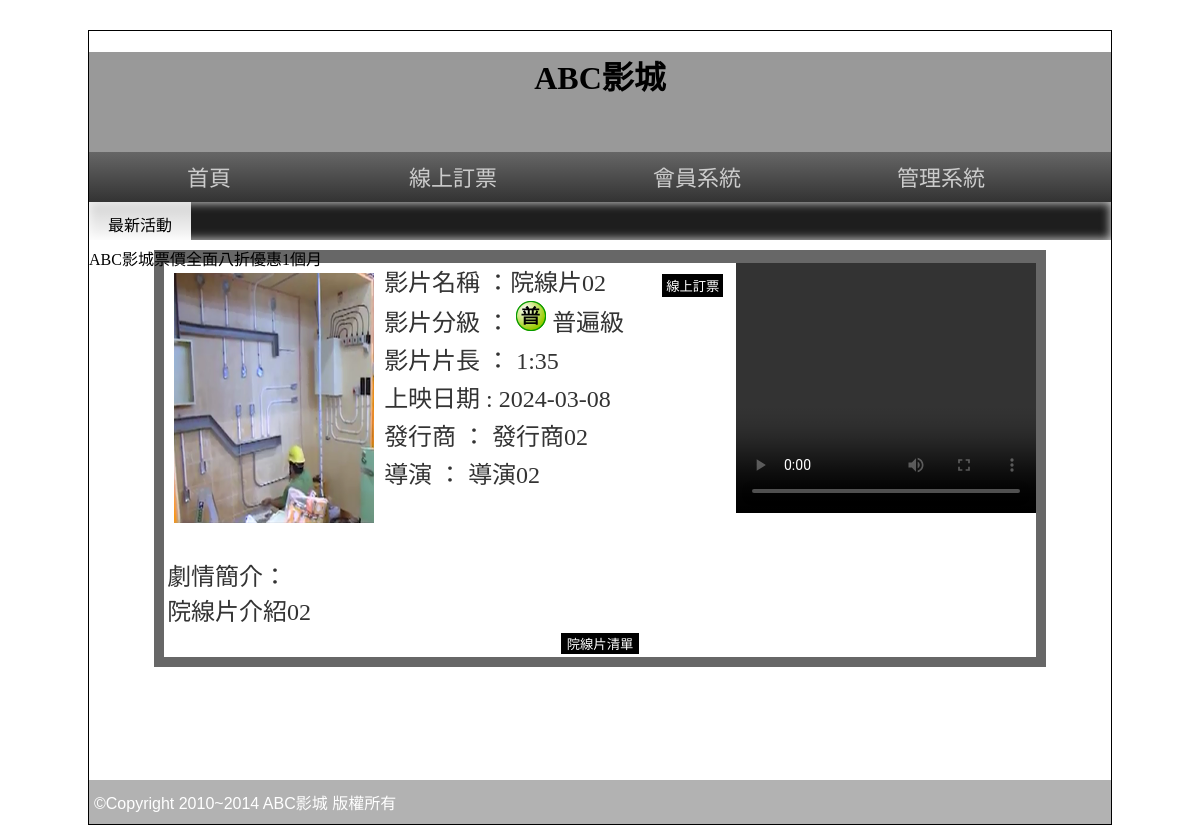
/?do=intro&id=2, run on an earlier commit of the app's database.
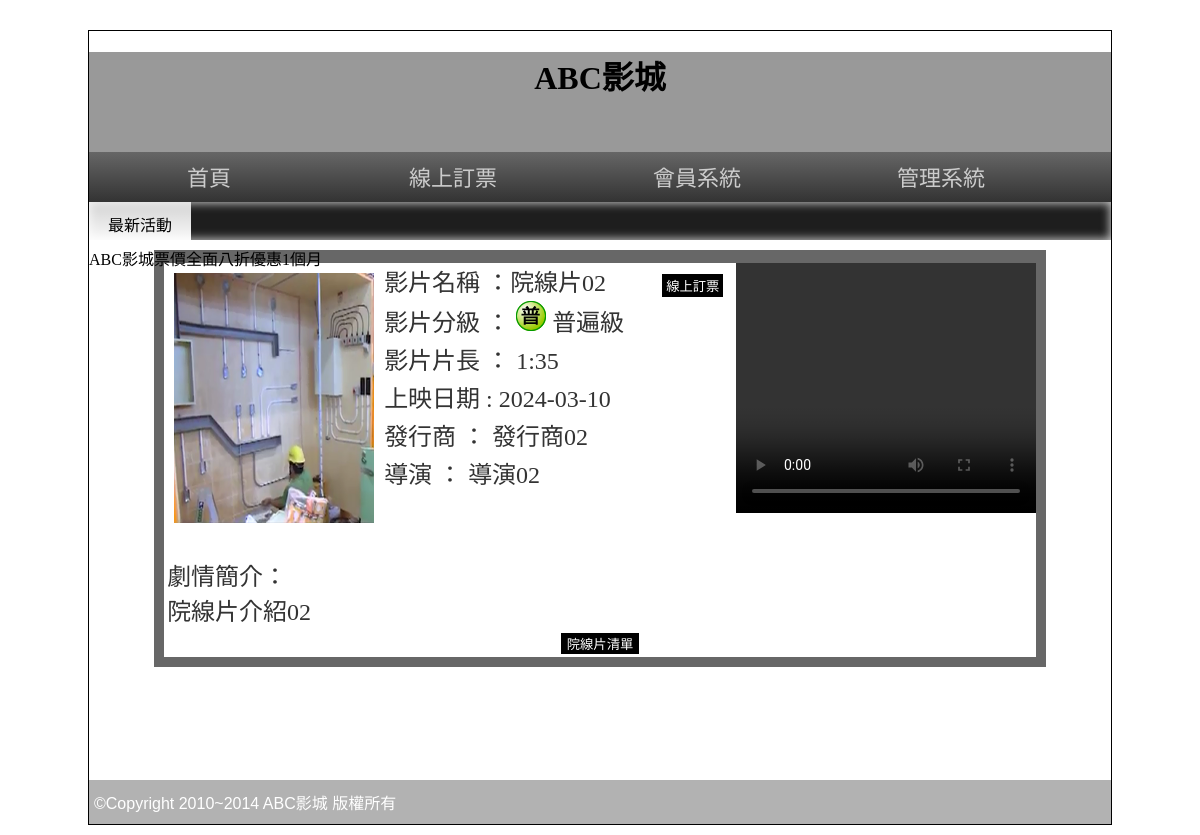
And on a later commit of the database.
### tables this page shows
CREATE TABLE `movie` (
  `id` int(10) UNSIGNED NOT NULL,
  `name` text NOT NULL,
  `level` int(2) UNSIGNED NOT NULL,
  `length` text NOT NULL,
  `date` date NOT NULL,
  `publish` text NOT NULL,
  `director` text NOT NULL,
  `movie` text NOT NULL,
  `poster` text NOT NULL,
  `intro` text NOT NULL,
  `display` int(1) UNSIGNED NOT NULL,
  `no` int(10) UNSIGNED NOT NULL
);

### api/db.php (called while the page is built, shortened)
<?php
class myDB{
    private $host = "localhost";
    private $charset = "utf8";
    private $dbname = "db15_3";
    private $user = "root";
    private $password = "";
    private $table;
    function __construct($table){
        $this->table = $table;
    }
    function dbLogin(){
        $dsn = "mysql:host=$this->host; charset=$this->charset; dbname=$this->dbname;";
        return new PDO($dsn, $this->user, $this->password);
    }
    function getTargetSet($target, $sep){
        $targetSet = [];
        foreach($target as $key=>$value){
            $str = "`$key`='$value'";
            array_push($targetSet, $str);
        }
        return join($sep, $targetSet);
    }
    function search($target){
        $pdo = $this->dbLogin();
        $targetSet = $this->getTargetSet($target, "&&");
        $sql = "select * from `$this->table` where $targetSet";
        return $pdo->query($sql)->fetch(PDO::FETCH_ASSOC);
    }
}
?>

### front/intro.php (the view)
<?php
$movie = $Movie->search(['id'=>$_GET['id']]);
$level = $Level->search(['id'=>$movie['level']]);
?>
<div class="tab rb" style="width:87%;">
    <div style="background:#FFF; width:100%; color:#333; text-align:left">
        <video src="./img/<?=$movie['movie']?>" width="300px" height="250px" controls="" style="float:right;"></video>
        <div style="font-size:24px"> <img src="./img/<?=$movie['poster']?>" width="200px" height="250px" style="margin:10px; float:left">
            <p style="margin:3px">影片名稱 ：<?=$movie['name']?>
                <input type="button" value="線上訂票" onclick="location.href='?do=order&id=<?=$movie['id']?>'" style="margin-left:50px; padding:2px 4px" class="b2_btu">
            </p>
            <p style="margin:3px">影片分級 ： <img src="./icon/<?=$level['img']?>" style="display:inline-block;"> <?=$level['text']?></p>
            <p style="margin:3px">影片片長 ： <?=$movie['length']?></p>
            <p style="margin:3px">上映日期 : <?=$movie['date']?></p>
            <p style="margin:3px">發行商 ： <?=$movie['publish']?></p>
            <p style="margin:3px">導演 ： <?=$movie['director']?></p>
            <br>
            <br>
            <p style="margin:10px 3px 3px 3px; word-break:break-all"> 劇情簡介：<br><?=$movie['intro']?>
            </p>
        </div>
        <table width="100%" border="0">
            <tbody>
                <tr>
                    <td align="center"><input type="button" value="院線片清單" onclick="location.href='?'"></td>
                </tr>
            </tbody>
        </table>
    </div>
</div>

What changed in the data, as far as the page shows it:
changed movie "院線片02": date "2024-03-08" → "2024-03-10"
